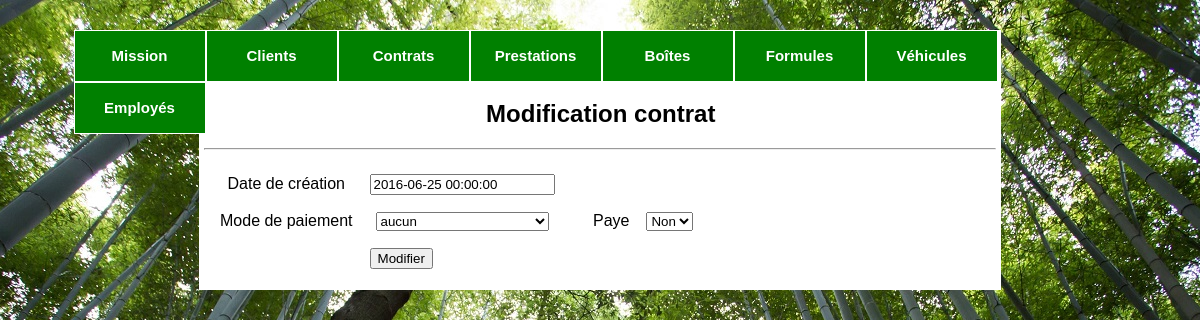
/gestionContrats.php?contrat_id=1, run on the app's committed database.
### tables this page shows
CREATE TABLE IF NOT EXISTS `contrat` (
  `contrat_id` INT UNSIGNED NOT NULL AUTO_INCREMENT,
  `date_creation` TIMESTAMP NOT NULL,
  `date_resiliation` TIMESTAMP NULL,
  `mode_paiement` VARCHAR(45) NOT NULL DEFAULT 'aucun',
  `paye` TINYINT(1) NOT NULL DEFAULT 0,
  `last_update` TIMESTAMP NOT NULL DEFAULT CURRENT_TIMESTAMP,
  PRIMARY KEY (`contrat_id`),
  UNIQUE INDEX `contrat_id_UNIQUE` USING BTREE (`contrat_id` ASC));

### includes/include.php (called while the page is built, shortened)
<?php
    function connexion($requete, $type_req)
    {
        try
        {
            $connexion = new PDO('mysql:host=localhost; dbname=oust','root', 'root');
            $connexion->setAttribute(PDO::ATTR_ERRMODE, PDO::ERRMODE_EXCEPTION);
        }
        catch (Exception $e)
        {
            echo 'Une erreur est survenue lors de la connexion à la base de données.'.$e->getMessage();
            die();
        }
        if ($type_req == 'select')
        {
            $resultats = $connexion->query("$requete");
        }
        else
        {
            $resultats = $connexion->exec("$requete");
        }
        return $resultats;
    }
?>

### gestionContrats.php (the view, shortened to what this page needs)
<!DOCTYPE html>
<?php
    include ('includes/include.php');
    extract(@$_GET);
?>
<html lang="fr">
    <head>
        <link href="css/oust.css" rel="stylesheet" type="text/css" media="all">
    </head>
    <body>
        <?php include 'menu.php'; ?>
        <div id="wrapper">
            <?php
                if(isset($contrat_id))
                {
                    $ActionContrat = 'Modification contrat';
                    $reqSQL = 'SELECT *
                               FROM contrat
                               WHERE contrat_id="'.$contrat_id.'";';
                    $resSQL = connexion($reqSQL, 'select');
                    $ligneSQL = $resSQL->fetch();
                    $fileContrat = 'updateContrats.php?contrat_id='.$contrat_id;
                }
                echo '<h2>'.$ActionContrat.'</h2><hr>';
            ?>
            <form method="post" action="<?php echo $fileContrat; ?>">
                <table>
                    <tr>
                        <td>Date de création</td>
                        <td>
                            <input readonly type="text" name="fdate_creation"
                                <?php
                                    if(isset($contrat_id))
                                        echo ' value="'.$ligneSQL['date_creation'].'"';
                                    else
                                        echo ' value="'.date("Y-m-d H:i:s").'"';
                                ?>
                            />
                        </td>
                        <td>&nbsp;</td>
                    </tr>
                    <tr>
                        <td>Mode de paiement</td>
                        <td>
                            <select name="fmode_paiement">
                                <option value="aucun"
                                    <?php
                                        if (isset($contrat_id) && $ligneSQL['mode_paiement'] == 'aucun')
                                            echo ' selected';
                                    ?>
                                    >aucun</option>
                            </select>
                        </td>
                        <td>&nbsp;</td>
                        <td>Paye</td>
                        <td>
                            <select name="fpaye">
                                <option value="0"
                                    <?php
                                        if (isset($contrat_id) && $ligneSQL['paye'] == 0)
                                            echo ' selected';
                                    ?>
                                    >Non</option>
                            </select>
                        </td>
                    </tr>
                    <tr>
                        <td></td>
                        <td align="left">
                            <input type="submit" name="action"
                                <?php
                                    if(isset($contrat_id))
                                        echo ' value="Modifier"';
                                    else
                                        echo ' value="Ajouter"';
                                ?>
                            />
                        </td>
                    </tr>
                </table>
            </form>
        </div>
    </body>
</html>

### css/oust.css (style rules this page uses)
body { background-image: url("../images/background-arbre.jpg"); background-repeat: no-repeat; background-attachment: fixed; width: 100%; height: 100%; background-position: top center; position: relative; margin: auto; }
table { border-spacing: 15px; }
#wrapper { background: white; margin: auto; margin-top: 30px; margin-bottom: 30px; width: 792px; text-align: center; padding: 50px 5px 5px 5px; }

### data on the page
contrat: fdate_creation "2016-06-25 00:00:00", fmode_paiement "aucun", fpaye "Non"

### other printed values
$ActionContrat "Modification contrat"
